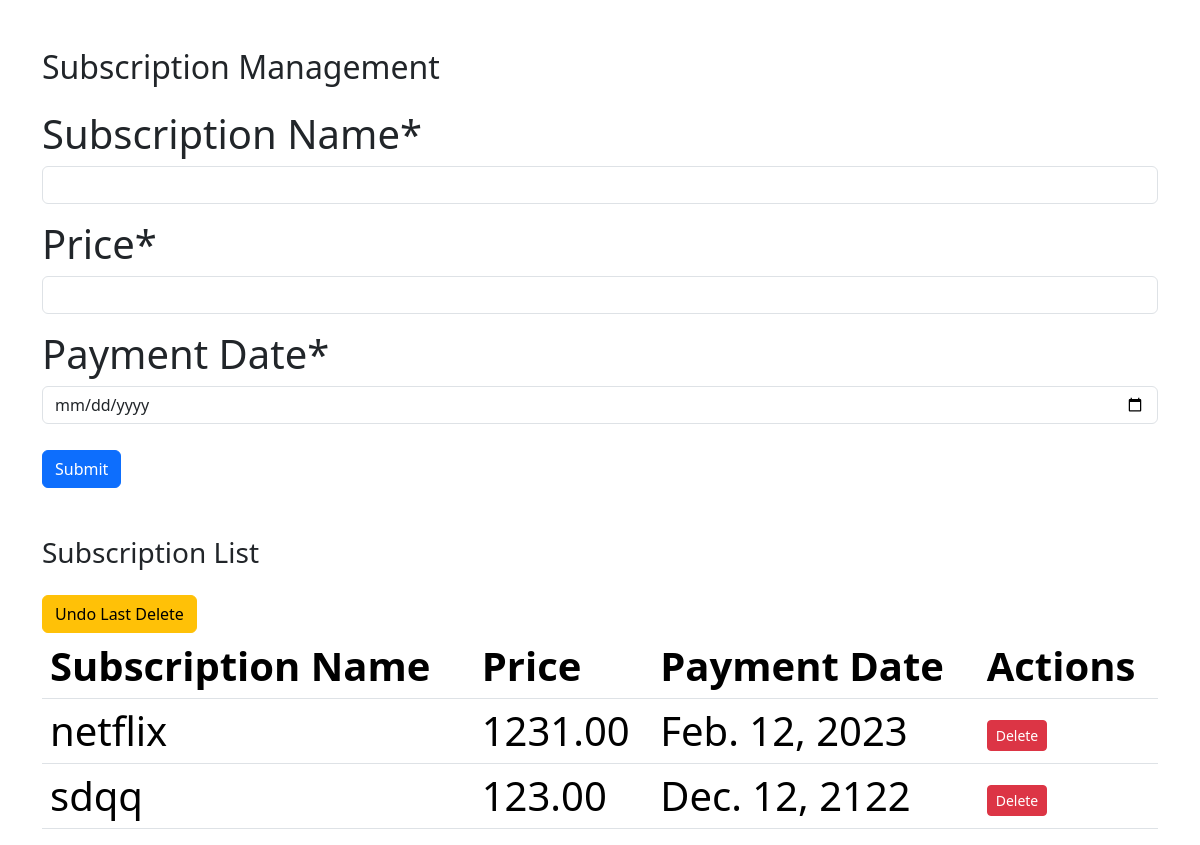
The page / on the database its author committed.
### base/models.py (models this page shows)
class Subscription(models.Model):
    sub_name = models.CharField(max_length=100)
    price = models.DecimalField(max_digits=10, decimal_places=2)
    pay_date = models.DateField()

### base/views.py (the view)
# urls.py: path('', subscription_view, name='home'),
def subscription_view(request):
    if request.method == 'POST':
        form = SubscriptionForm(request.POST)
        if form.is_valid():
            subscription = Subscription(
                sub_name=form.cleaned_data['sub_name'],
                price=form.cleaned_data['price'],
                pay_date=form.cleaned_data['pay_date']
            )
            subscription.save()
            form = SubscriptionForm()
    else:
        form = SubscriptionForm()
    subscriptions = Subscription.objects.all().order_by('sub_name')
    return render(request, 'base/home.html', {'form': form, 'subscriptions': subscriptions})

### base/forms.py
class SubscriptionForm(forms.Form):
    sub_name = forms.CharField(label='Subscription Name', max_length=100)
    price = forms.DecimalField(label='Price', max_digits=10, decimal_places=1)
    pay_date = forms.DateField(label='Payment Date', widget=forms.DateInput(attrs={'type': 'date'}))
    def __init__(self, *args, **kwargs):
        super(SubscriptionForm, self).__init__(*args, **kwargs)
        self.helper = FormHelper()
        self.helper.form_method = 'post'
        self.helper.layout = Layout(
            'sub_name',
            'price',
            'pay_date',
            Submit('submit', 'Submit', css_class='btn btn-primary')
        )

### base/templates/base/home.html (shortened to what this page needs)
{% extends "base/base.html" %}
{% load crispy_forms_tags %}
{% block content %}
    <div class="container mt-5">
        <h2 class="mb-4">Subscription Management</h2>
        <form method="post" action="{% url 'home' %}" class="needs-validation" novalidate>
            {{ form|crispy }}
            <div class="mt-3">
                <button type="submit" class="btn btn-primary">Submit</button>
            </div>
        </form>
        <div class="mt-5">
            <h3>Subscription List</h3>
            <form method="post" action="{% url 'undo_last_delete' %}" class="mt-3">
                <button type="submit" class="btn btn-warning">Undo Last Delete</button>
            </form>
            <table class="table">
                <thead>
                    <tr>
                        <th scope="col">Subscription Name</th>
                        <th scope="col">Price</th>
                        <th scope="col">Payment Date</th>
                        <th scope="col">Actions</th>
                    </tr>
                </thead>
                <tbody>
                    {% for subscription in subscriptions %}
                        <tr>
                            <td>{{ subscription.sub_name }}</td>
                            <td>{{ subscription.price }}</td>
                            <td>{{ subscription.pay_date }}</td>
                            <td>
                                <form method="post" action="{% url 'delete_subscription' pk=subscription.pk %}">
                                    <button type="submit" class="btn btn-danger btn-sm">Delete</button>
                                </form>
                            </td>
                        </tr>
                    {% endfor %}
                </tbody>
            </table>
        </div>
    </div>
{% endblock %}

### rows shown on the page
Subscription: sub_name "netflix", price "1231.00", pay_date "Feb. 12, 2023"
Subscription: sub_name "sdqq", price "123.00", pay_date "Dec. 12, 2122"
